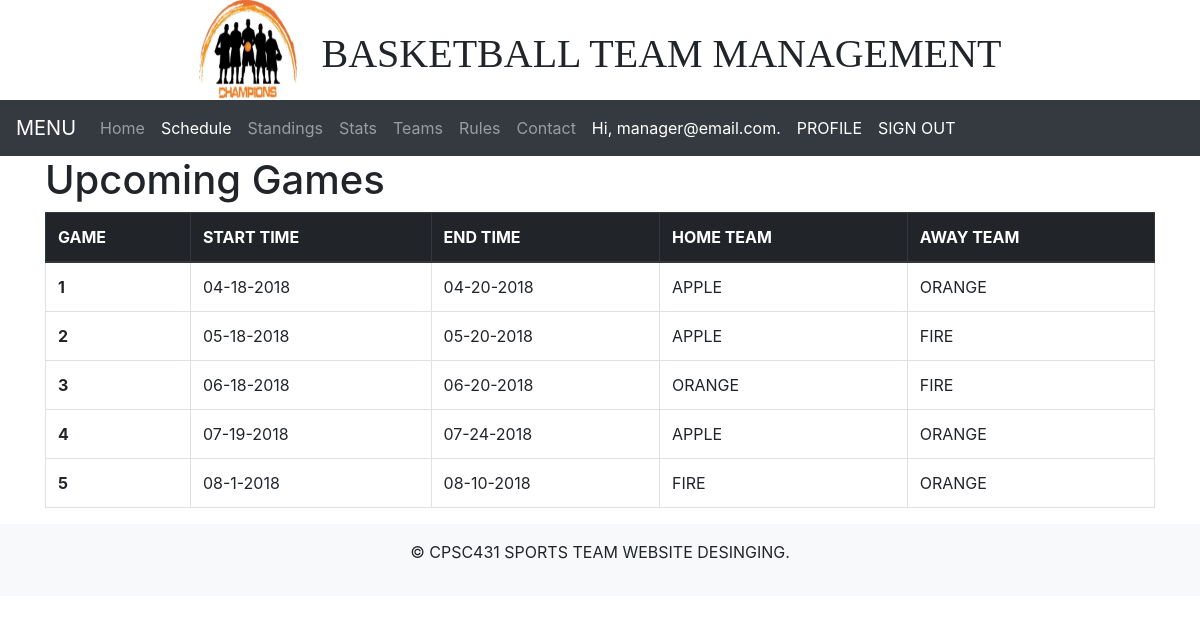
The app's page /view_games.php (signed in) with its own data.
### tables this page shows
CREATE TABLE GAMES
(
  GAME_ID INT(10) UNSIGNED NOT NULL PRIMARY KEY,
  START_DAY VARCHAR(100),
  END_DAY VARCHAR(150) NOT NULL
);

CREATE TABLE TEAMS
(
  TEAM_ID INT(10) UNSIGNED NOT NULL AUTO_INCREMENT PRIMARY KEY,
  TMANAGER_ID INT(10) UNSIGNED NOT NULL,
  TEAM_NAME  VARCHAR(100),
  WIN TINYINT(3) UNSIGNED DEFAULT 0,
  LOSS TINYINT(3) UNSIGNED DEFAULT 0,

  FOREIGN KEY (TMANAGER_ID) REFERENCES MANAGER(MANAGER_ID)
);

### view_games.php (the view, shortened to what this page needs)
<?php
     require "header.php";
?>
<head>
<link rel="stylesheet" href="https://maxcdn.bootstrapcdn.com/bootstrap/4.0.0/css/bootstrap.min.css">
</head>
<body>
  <nav class="navbar navbar-expand-lg navbar-dark bg-dark">
    <a class="navbar-brand" href="#">MENU</a>
    <div class="collapse navbar-collapse" id="navbarNavDropdown">
      <ul class="navbar-nav">
        <li class="nav-item">
          <a class="nav-link" href="regular_page.php">Home </a>
        </li>
        <li class="nav-item active">
          <a class="nav-link" href="view_games.php">Schedule</a>
        </li>
        <li class="nav-item">
          <a class="nav-link" href="view_standings.php">Standings</a>
        </li>
        <li class="nav-item">
          <a class="nav-link" href="user_view_stats.php">Stats</a>
        </li>
        <li class="nav-item">
          <a class="nav-link" href="view_teams.php">Teams</a>
        </li>
        <li class="nav-item">
          <a class="nav-link" href="rules.php">Rules</a>
        </li>
        <li class="nav-item">
          <a class="nav-link" href="contact.html">Contact</a>
        </li>
        <li id="info"class="nav-item active">
        <a class="nav-link"    <b><?php
          echo "Hi, " .$_SESSION['email'];
           ?></b>.
        </a>
        </li>
        <li id="Profile"class="nav-item active">
          <a class="nav-link" href="update_profile.php">PROFILE</a>
        </li>
        <li id="logout"class="nav-item active">
          <a class="nav-link" href="logout.php">SIGN OUT</a>
        </li>
      </ul>
    </div>
  </nav>
  <section id="body">
      <div class="container">
        <h1>Upcoming Games</h1>
        <?php
          $link = mysqli_connect(DB_SERVER, DB_USERNAME, DB_PASSWORD, DB_NAME);
          $query = "SELECT G.GAME_ID, G.START_DAY, G.END_DAY, T.TEAM_NAME
          FROM PLAY P, GAMES G, TEAMS T
          WHERE T.TEAM_ID = P.PTEAM_ID AND G.GAME_ID = P.PGAME_ID
          ORDER BY GAME_ID;";
          if ($stmt = $link->prepare($query)) {
            $stmt->execute();
            $stmt->store_result();
            $stmt->bind_result(
              $GID,
              $STD,
              $ETD,
              $TN
            );
          }
        ?>
        <table class="table table-bordered table-hover">
          <thead class="thead-dark">
            <tr class="info">
              <th scope="col">GAME</th>
              <th scope="col">START TIME</th>
              <th scope="col">END TIME</th>
              <th scope="col">HOME TEAM</th>
              <th scope="col">AWAY TEAM</th>
            </tr>
          </thead>
          <?php
            while($stmt->fetch()){
              echo "<tr>\n";
              echo "<th scope=\"row\">".$GID."</th>\n";
              echo "<td>".$STD."</td>\n";
              echo "<td>".$ETD."</td>\n";
              echo "<td>".$TN."</td>\n";
              $stmt->fetch();
              echo "<td>".$TN."</td>\n";
              echo "</tr>";
            }
          ?>
        </table>
      </body>
</body>
  <?php
  require "footer.php";
  ?>

### header.php (shortened to what this page needs)
<!DOCTYPE html>
<html>
<head>
	<link rel="stylesheet" href="css/header.css">
</head>
	<header>
		<div id="top">
			<img src="./logo/1.jpg" alt="CSUF LOGO" height="100" width="100" />
			<h1 id="header-title" class="font-effect-fire-animation"> BASKETBALL TEAM MANAGEMENT </h1>
		</div>
	</header>
</html>

### footer.php
<footer>
  <link rel="stylesheet" href="css/footer.css">
    <p>&copy; CPSC431 SPORTS TEAM WEBSITE DESINGING.<br />
</footer>

### css/header.css (style rules this page uses)
#top { display: flex; text-align: center; justify-content: center; }
#header-title { text-align: center; padding-bottom: 0px; padding-top: 30px; padding-left: 23px; font-family: 'Monoton', cursive; }

### css/footer.css (style rules this page uses)
footer { width: 100%; background-color: #f8f9fa; position: relative; right: 0; bottom: 0; left: 0; padding: 1rem; text-align: center; }

### records on screen
games: GAME_ID "1", START_DAY "04-18-2018", END_DAY "04-20-2018", teams.TEAM_NAME "APPLE", teams.TEAM_NAME "ORANGE"
games: GAME_ID "2", START_DAY "05-18-2018", END_DAY "05-20-2018", teams.TEAM_NAME "APPLE", teams.TEAM_NAME "FIRE"
games: GAME_ID "3", START_DAY "06-18-2018", END_DAY "06-20-2018", teams.TEAM_NAME "ORANGE", teams.TEAM_NAME "FIRE"
games: GAME_ID "4", START_DAY "07-19-2018", END_DAY "07-24-2018", teams.TEAM_NAME "APPLE", teams.TEAM_NAME "ORANGE"
games: GAME_ID "5", START_DAY "08-1-2018", END_DAY "08-10-2018", teams.TEAM_NAME "FIRE", teams.TEAM_NAME "ORANGE"

### other values on screen
$_SESSION['email'] "manager@email.com"
